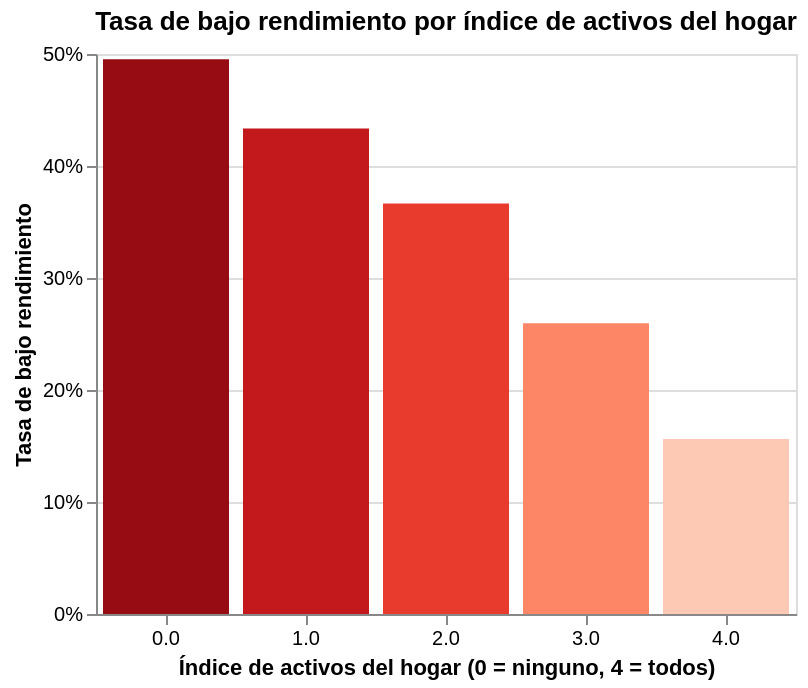

Source (notebook cell):
### Code cell
# Índice de activos vs tasa de riesgo.
# El P1 confirmó que a mayor índice de activos, mayor puntaje.
# Debería verse una relación inversa con la tasa de bajo rendimiento.

activos_risk = (
    df_model.dropna(subset=['indice_activos'])
    .groupby('indice_activos')[TARGET]
    .mean()
    .reset_index()
    .rename(columns={TARGET: 'tasa_riesgo'})
)
activos_risk['indice_activos'] = activos_risk['indice_activos'].astype(str)

chart_activos = alt.Chart(activos_risk).mark_bar().encode(
    x=alt.X('indice_activos:O', title='Índice de activos del hogar (0 = ninguno, 4 = todos)',
            axis=alt.Axis(labelAngle=0)),
    y=alt.Y('tasa_riesgo:Q', title='Tasa de bajo rendimiento', axis=alt.Axis(format='%')),
    color=alt.Color('tasa_riesgo:Q', scale=alt.Scale(scheme='reds'), legend=None)
).properties(
    width=350, height=280,
    title='Tasa de bajo rendimiento por índice de activos del hogar'
)

chart_activos

### Figure 1 — Vega specification as saved in the notebook (floating-point values rounded to 4 significant figures)
{"$schema": "https://vega.github.io/schema/vega/v5.json", "data": [{"name": "source_0", "values": [{"indice_activos": "0.0", "tasa_riesgo": 0.4953, "tasa_riesgo_end": 0.4953, "tasa_riesgo_start": 0.0}, {"indice_activos": "1.0", "tasa_riesgo": 0.4335, "tasa_riesgo_end": 0.4335, "tasa_riesgo_start": 0.0}, {"indice_activos": "2.0", "tasa_riesgo": 0.3665, "tasa_riesgo_end": 0.3665, "tasa_riesgo_start": 0.0}, {"indice_activos": "3.0", "tasa_riesgo": 0.2595, "tasa_riesgo_end": 0.2595, "tasa_riesgo_start": 0.0}, {"indice_activos": "4.0", "tasa_riesgo": 0.1561, "tasa_riesgo_end": 0.1561, "tasa_riesgo_start": 0.0}]}, {"name": "source_0_x_domain_indice_activos", "values": [{"indice_activos": "0.0"}, {"indice_activos": "1.0"}, {"indice_activos": "2.0"}, {"indice_activos": "3.0"}, {"indice_activos": "4.0"}]}, {"name": "source_0_color_domain_tasa_riesgo", "values": [{"min": 0.1561, "max": 0.4953}]}], "marks": [{"type": "rect", "name": "marks", "from": {"data": "source_0"}, "encode": {"update": {"width": {"signal": "max(0.25, bandwidth('x'))"}, "y": {"field": "tasa_riesgo_end", "scale": "y"}, "fill": {"field": "tasa_riesgo", "scale": "color"}, "y2": {"field": "tasa_riesgo_start", "scale": "y"}, "x": {"field": "indice_activos", "scale": "x"}}}, "style": ["bar"]}], "scales": [{"name": "x", "type": "band", "domain": {"data": "source_0_x_domain_indice_activos", "field": "indice_activos", "sort": true}, "range": [0, {"signal": "width"}], "paddingInner": 0.1, "paddingOuter": 0.05}, {"name": "y", "type": "linear", "domain": {"data": "source_0", "fields": ["tasa_riesgo_start", "tasa_riesgo_end"]}, "range": [{"signal": "height"}, 0], "nice": true, "zero": true}, {"name": "color", "type": "linear", "domain": [{"signal": "(data(\"source_0_color_domain_tasa_riesgo\")[0] || {}).min"}, {"signal": "(data(\"source_0_color_domain_tasa_riesgo\")[0] || {}).max"}], "range": {"scheme": "reds"}, "interpolate": "hcl", "zero": false}], "axes": [{"scale": "y", "orient": "left", "tickCount": {"signal": "ceil(height/40)"}, "aria": false, "maxExtent": 0, "zindex": 0, "labels": false, "gridScale": "x", "grid": true, "minExtent": 0, "ticks": false, "domain": false}, {"scale": "x", "labelAngle": 0, "orient": "bottom", "labelBaseline": "top", "zindex": 0, "grid": false, "title": "Índice de activos del hogar (0 = ninguno, 4 = todos)"}, {"scale": "y", "grid": false, "orient": "left", "zindex": 0, "labelOverlap": true, "tickCount": {"signal": "ceil(height/40)"}, "format": "%", "title": "Tasa de bajo rendimiento"}], "title": {"text": "Tasa de bajo rendimiento por índice de activos del hogar", "frame": "group"}, "background": "white", "padding": 5, "width": 350, "height": 280, "style": "cell"}
